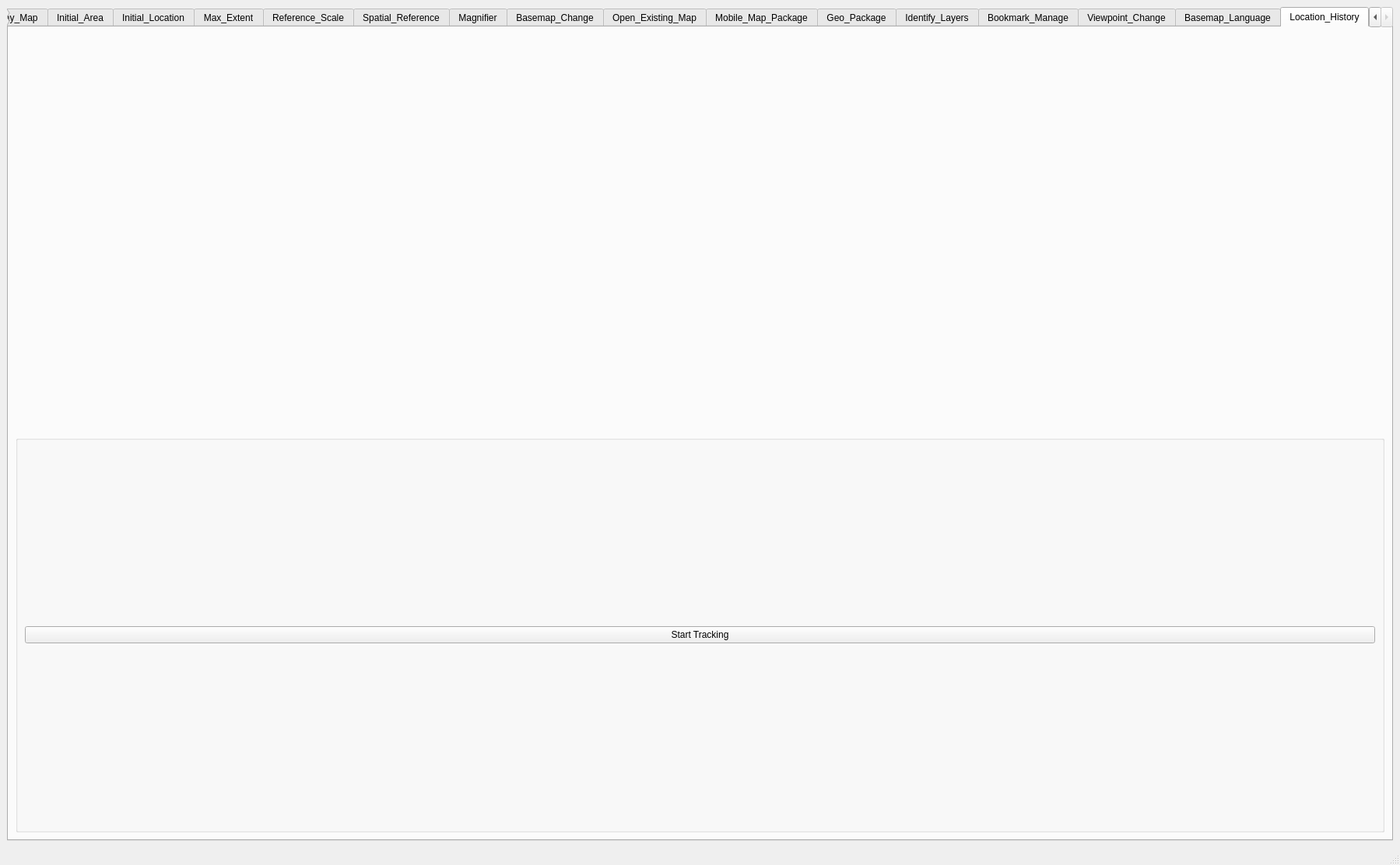
<?xml version="1.0" encoding="UTF-8"?>
<ui version="4.0">
 <class>Main_Window</class>
 <widget class="QMainWindow" name="Main_Window">
  <property name="geometry">
   <rect>
    <x>0</x>
    <y>0</y>
    <width>1799</width>
    <height>1112</height>
   </rect>
  </property>
  <property name="windowTitle">
   <string>MainWindow</string>
  </property>
  <widget class="QWidget" name="centralwidget">
   <layout class="QGridLayout" name="gridLayout">
    <item row="0" column="0">
     <widget class="QTabWidget" name="tabWidget">
      <property name="currentIndex">
       <number>15</number>
      </property>
      <widget class="QWidget" name="tab">
       <attribute name="title">
        <string>Display_Map</string>
       </attribute>
       <layout class="QGridLayout" name="gridLayout_2">
        <item row="0" column="0">
         <widget class="Display_Map" name="widget" native="true"/>
        </item>
        <item row="1" column="0">
         <widget class="QLabel" name="map_load_status">
          <property name="text">
           <string>load status:</string>
          </property>
          <property name="alignment">
           <set>Qt::AlignmentFlag::AlignCenter</set>
          </property>
         </widget>
        </item>
       </layout>
      </widget>
      <widget class="QWidget" name="tab_5">
       <attribute name="title">
        <string>Initial_Area</string>
       </attribute>
       <layout class="QGridLayout" name="gridLayout_6">
        <item row="0" column="0">
         <widget class="Initial_Area" name="widget_5" native="true"/>
        </item>
       </layout>
      </widget>
      <widget class="QWidget" name="tab_6">
       <attribute name="title">
        <string>Initial_Location</string>
       </attribute>
       <layout class="QGridLayout" name="gridLayout_7">
        <item row="0" column="0">
         <widget class="Initial_Location" name="widget_6" native="true"/>
        </item>
       </layout>
      </widget>
      <widget class="QWidget" name="tab_10">
       <attribute name="title">
        <string>Max_Extent</string>
       </attribute>
       <layout class="QGridLayout" name="gridLayout_8">
        <item row="0" column="0">
         <widget class="Viewpoint_Max_Extent" name="widget_10" native="true"/>
        </item>
       </layout>
      </widget>
      <widget class="QWidget" name="tab_11">
       <attribute name="title">
        <string>Reference_Scale</string>
       </attribute>
       <layout class="QHBoxLayout" name="horizontalLayout_8" stretch="1,4">
        <item>
         <widget class="QGroupBox" name="groupBox_4">
          <property name="title">
           <string/>
          </property>
          <layout class="QVBoxLayout" name="verticalLayout_5">
           <item>
            <layout class="QHBoxLayout" name="horizontalLayout_7">
             <item>
              <widget class="QLabel" name="label_8">
               <property name="text">
                <string>1:</string>
               </property>
               <property name="alignment">
                <set>Qt::AlignmentFlag::AlignRight|Qt::AlignmentFlag::AlignTrailing|Qt::AlignmentFlag::AlignVCenter</set>
               </property>
              </widget>
             </item>
             <item>
              <widget class="QComboBox" name="reference_scale_select">
               <item>
                <property name="text">
                 <string>500000</string>
                </property>
               </item>
               <item>
                <property name="text">
                 <string>250000</string>
                </property>
               </item>
               <item>
                <property name="text">
                 <string>100000</string>
                </property>
               </item>
               <item>
                <property name="text">
                 <string>50000</string>
                </property>
               </item>
              </widget>
             </item>
            </layout>
           </item>
           <item>
            <widget class="QPushButton" name="button_reference_scale_syncronize">
             <property name="text">
              <string>Set Map Scale to Reference Scale</string>
             </property>
            </widget>
           </item>
           <item>
            <widget class="QListWidget" name="reference_operational_layers_list"/>
           </item>
          </layout>
         </widget>
        </item>
        <item>
         <widget class="Map_Reference_Scale" name="widget_11" native="true"/>
        </item>
       </layout>
      </widget>
      <widget class="QWidget" name="tab_4">
       <attribute name="title">
        <string>Spatial_Reference</string>
       </attribute>
       <layout class="QGridLayout" name="gridLayout_5">
        <item row="0" column="0">
         <widget class="Map_Spatial_Reference" name="widget_4" native="true"/>
        </item>
       </layout>
      </widget>
      <widget class="QWidget" name="tab_12">
       <attribute name="title">
        <string>Magnifier</string>
       </attribute>
       <layout class="QGridLayout" name="gridLayout_9">
        <item row="0" column="0">
         <widget class="Map_Magnifier" name="widget_12" native="true"/>
        </item>
       </layout>
      </widget>
      <widget class="QWidget" name="tab_2">
       <attribute name="title">
        <string>Basemap_Change</string>
       </attribute>
       <layout class="QVBoxLayout" name="verticalLayout">
        <item>
         <widget class="Basemap_Change" name="widget_2" native="true"/>
        </item>
        <item>
         <widget class="QComboBox" name="basemap_change">
          <item>
           <property name="text">
            <string>Topographic</string>
           </property>
          </item>
          <item>
           <property name="text">
            <string>Streets</string>
           </property>
          </item>
          <item>
           <property name="text">
            <string>Imagery</string>
           </property>
          </item>
          <item>
           <property name="text">
            <string>Oceans</string>
           </property>
          </item>
         </widget>
        </item>
       </layout>
      </widget>
      <widget class="QWidget" name="tab_7">
       <attribute name="title">
        <string>Open_Existing_Map</string>
       </attribute>
       <layout class="QVBoxLayout" name="verticalLayout_2">
        <item>
         <widget class="Open_Existing_Map" name="widget_7" native="true"/>
        </item>
        <item>
         <layout class="QHBoxLayout" name="horizontalLayout_4">
          <item>
           <widget class="QComboBox" name="map_select">
            <item>
             <property name="text">
              <string>Population Pressure</string>
             </property>
            </item>
            <item>
             <property name="text">
              <string>Terrestrial Ecosystems of the World</string>
             </property>
            </item>
            <item>
             <property name="text">
              <string>Geology of United States</string>
             </property>
            </item>
           </widget>
          </item>
          <item>
           <widget class="QPushButton" name="button_map_open">
            <property name="text">
             <string>Open</string>
            </property>
           </widget>
          </item>
         </layout>
        </item>
       </layout>
      </widget>
      <widget class="QWidget" name="tab_13">
       <attribute name="title">
        <string>Mobile_Map_Package</string>
       </attribute>
       <layout class="QGridLayout" name="gridLayout_10">
        <item row="0" column="0">
         <widget class="Mobile_Map_Package" name="widget_13" native="true"/>
        </item>
       </layout>
      </widget>
      <widget class="QWidget" name="tab_14">
       <attribute name="title">
        <string>Geo_Package</string>
       </attribute>
       <layout class="QGridLayout" name="gridLayout_11">
        <item row="0" column="0">
         <widget class="Geo_Package" name="widget_14" native="true"/>
        </item>
       </layout>
      </widget>
      <widget class="QWidget" name="tab_15">
       <attribute name="title">
        <string>Identify_Layers</string>
       </attribute>
       <layout class="QGridLayout" name="gridLayout_12">
        <item row="0" column="0">
         <widget class="Identify_Layers" name="widget_15" native="true"/>
        </item>
       </layout>
      </widget>
      <widget class="QWidget" name="tab_8">
       <attribute name="title">
        <string>Bookmark_Manage</string>
       </attribute>
       <layout class="QHBoxLayout" name="horizontalLayout_5" stretch="0,4">
        <item>
         <widget class="QGroupBox" name="groupBox_2">
          <property name="title">
           <string/>
          </property>
          <layout class="QVBoxLayout" name="verticalLayout_3">
           <item>
            <widget class="QListWidget" name="list_bookmark"/>
           </item>
           <item>
            <widget class="QPushButton" name="button_create_bookmark">
             <property name="text">
              <string>Create Bookmark Here</string>
             </property>
            </widget>
           </item>
          </layout>
         </widget>
        </item>
        <item>
         <widget class="Bookmark_Manage" name="widget_8" native="true"/>
        </item>
       </layout>
      </widget>
      <widget class="QWidget" name="tab_3">
       <attribute name="title">
        <string>Viewpoint_Change</string>
       </attribute>
       <layout class="QGridLayout" name="gridLayout_3">
        <item row="1" column="1">
         <widget class="QComboBox" name="viewpoint_change">
          <item>
           <property name="text">
            <string>Center</string>
           </property>
          </item>
          <item>
           <property name="text">
            <string>Center and scale</string>
           </property>
          </item>
          <item>
           <property name="text">
            <string>Geometry</string>
           </property>
          </item>
          <item>
           <property name="text">
            <string>Geometry and padding</string>
           </property>
          </item>
          <item>
           <property name="text">
            <string>Rotation</string>
           </property>
          </item>
          <item>
           <property name="text">
            <string>Scale: 1:5,000,000</string>
           </property>
          </item>
          <item>
           <property name="text">
            <string>Scale: 1:10,000,000</string>
           </property>
          </item>
          <item>
           <property name="text">
            <string>Animation</string>
           </property>
          </item>
         </widget>
        </item>
        <item row="0" column="1">
         <widget class="Viewpoint_Change" name="widget_3" native="true"/>
        </item>
        <item row="0" column="0">
         <widget class="QGroupBox" name="groupBox">
          <property name="title">
           <string>Control</string>
          </property>
          <layout class="QGridLayout" name="gridLayout_4">
           <item row="2" column="0" colspan="2">
            <widget class="QLabel" name="label_5">
             <property name="text">
              <string>Hawaii: -157.564, 20.677</string>
             </property>
             <property name="alignment">
              <set>Qt::AlignmentFlag::AlignCenter</set>
             </property>
            </widget>
           </item>
           <item row="9" column="0" colspan="2">
            <widget class="QPushButton" name="viewpoint_change_scale">
             <property name="text">
              <string>Scale</string>
             </property>
            </widget>
           </item>
           <item row="3" column="0" colspan="2">
            <widget class="QPushButton" name="viewpoint_change_center_scale">
             <property name="text">
              <string>Center_scale</string>
             </property>
            </widget>
           </item>
           <item row="8" column="0" colspan="2">
            <layout class="QHBoxLayout" name="horizontalLayout">
             <item>
              <widget class="QLabel" name="label">
               <property name="text">
                <string>1:</string>
               </property>
              </widget>
             </item>
             <item>
              <widget class="QLineEdit" name="viewpoint_scale_value">
               <property name="text">
                <string>5000000.0</string>
               </property>
              </widget>
             </item>
            </layout>
           </item>
           <item row="7" column="0" colspan="2">
            <widget class="QPushButton" name="viewpoint_change_rotate">
             <property name="text">
              <string>Rotate</string>
             </property>
            </widget>
           </item>
           <item row="11" column="0">
            <layout class="QHBoxLayout" name="horizontalLayout_2">
             <item>
              <widget class="QLabel" name="label_2">
               <property name="text">
                <string>duration</string>
               </property>
              </widget>
             </item>
             <item>
              <widget class="QLineEdit" name="viewpoint_animate_duration">
               <property name="text">
                <string>4</string>
               </property>
              </widget>
             </item>
            </layout>
           </item>
           <item row="5" column="0" colspan="2">
            <widget class="QPushButton" name="viewpoint_change_geometry">
             <property name="text">
              <string>Geometry</string>
             </property>
            </widget>
           </item>
           <item row="12" column="0" colspan="2">
            <widget class="QPushButton" name="viewpoint_change_scale_animationCurve">
             <property name="text">
              <string>Scale_AnimationCurve</string>
             </property>
            </widget>
           </item>
           <item row="6" column="0" colspan="2">
            <widget class="QPushButton" name="viewpoint_change_geometry_padding">
             <property name="text">
              <string>Geometry_Padding</string>
             </property>
            </widget>
           </item>
           <item row="1" column="0" colspan="2">
            <widget class="QPushButton" name="viewpoint_change_center">
             <property name="text">
              <string>Center</string>
             </property>
            </widget>
           </item>
           <item row="4" column="0" colspan="2">
            <widget class="QLabel" name="label_6">
             <property name="text">
              <string>Beijing Area: 116.380, 39.920, 116.400, 39.940</string>
             </property>
             <property name="alignment">
              <set>Qt::AlignmentFlag::AlignCenter</set>
             </property>
            </widget>
           </item>
           <item row="11" column="1">
            <layout class="QHBoxLayout" name="horizontalLayout_3">
             <item>
              <widget class="QLabel" name="label_3">
               <property name="text">
                <string>animatetype</string>
               </property>
              </widget>
             </item>
             <item>
              <widget class="QComboBox" name="viewpoint_animate_type">
               <item>
                <property name="text">
                 <string>EaseInOutCubic</string>
                </property>
               </item>
              </widget>
             </item>
            </layout>
           </item>
           <item row="0" column="0" colspan="2">
            <widget class="QLabel" name="label_4">
             <property name="text">
              <string>Esri_Headquarters: -117.195681, 34.056218</string>
             </property>
             <property name="alignment">
              <set>Qt::AlignmentFlag::AlignCenter</set>
             </property>
            </widget>
           </item>
           <item row="10" column="0" colspan="2">
            <widget class="QLabel" name="label_7">
             <property name="text">
              <string>View Point Spring: Envelope(-12338668, 5546908, -12338247, 5547223)</string>
             </property>
             <property name="alignment">
              <set>Qt::AlignmentFlag::AlignCenter</set>
             </property>
            </widget>
           </item>
          </layout>
         </widget>
        </item>
       </layout>
      </widget>
      <widget class="QWidget" name="tab_9">
       <attribute name="title">
        <string>Basemap_Language</string>
       </attribute>
       <layout class="QVBoxLayout" name="verticalLayout_4">
        <item>
         <widget class="Basemap_Language" name="widget_9" native="true"/>
        </item>
        <item>
         <widget class="QGroupBox" name="groupBox_3">
          <property name="title">
           <string>GroupBox</string>
          </property>
          <layout class="QHBoxLayout" name="horizontalLayout_6">
           <item>
            <widget class="QComboBox" name="basemap_language_select">
             <item>
              <property name="text">
               <string>none</string>
              </property>
             </item>
             <item>
              <property name="text">
               <string>Bulgarian</string>
              </property>
             </item>
             <item>
              <property name="text">
               <string>Greek</string>
              </property>
             </item>
             <item>
              <property name="text">
               <string>Turkish</string>
              </property>
             </item>
            </widget>
           </item>
           <item>
            <widget class="QPushButton" name="basemap_language_is_global">
             <property name="text">
              <string>Is Global</string>
             </property>
             <property name="checkable">
              <bool>true</bool>
             </property>
            </widget>
           </item>
          </layout>
         </widget>
        </item>
       </layout>
      </widget>
      <widget class="QWidget" name="tab_16">
       <attribute name="title">
        <string>Location_History</string>
       </attribute>
       <layout class="QVBoxLayout" name="verticalLayout_6">
        <item>
         <widget class="Location_History" name="widget_16" native="true"/>
        </item>
        <item>
         <widget class="QGroupBox" name="groupBox_5">
          <property name="title">
           <string/>
          </property>
          <layout class="QGridLayout" name="gridLayout_13">
           <item row="0" column="0">
            <widget class="QPushButton" name="pushButton">
             <property name="text">
              <string>Start Tracking</string>
             </property>
            </widget>
           </item>
          </layout>
         </widget>
        </item>
       </layout>
      </widget>
     </widget>
    </item>
   </layout>
  </widget>
  <widget class="QMenuBar" name="menubar">
   <property name="geometry">
    <rect>
     <x>0</x>
     <y>0</y>
     <width>1799</width>
     <height>29</height>
    </rect>
   </property>
  </widget>
  <widget class="QStatusBar" name="statusbar"/>
 </widget>
 <customwidgets>
  <customwidget>
   <class>Display_Map</class>
   <extends>QWidget</extends>
   <header location="global">Demo/Display_Map.hpp</header>
   <container>1</container>
  </customwidget>
  <customwidget>
   <class>Basemap_Change</class>
   <extends>QWidget</extends>
   <header location="global">Demo/Basemap_Change.hpp</header>
   <container>1</container>
  </customwidget>
  <customwidget>
   <class>Viewpoint_Change</class>
   <extends>QWidget</extends>
   <header location="global">Demo/Viewpoint_Change.hpp</header>
   <container>1</container>
  </customwidget>
  <customwidget>
   <class>Map_Spatial_Reference</class>
   <extends>QWidget</extends>
   <header location="global">Demo/Map_Spatial_Reference.hpp</header>
   <container>1</container>
  </customwidget>
  <customwidget>
   <class>Initial_Area</class>
   <extends>QWidget</extends>
   <header location="global">Demo/Initial_Area.hpp</header>
   <container>1</container>
  </customwidget>
  <customwidget>
   <class>Initial_Location</class>
   <extends>QWidget</extends>
   <header location="global">Demo/Initial_Location.hpp</header>
   <container>1</container>
  </customwidget>
  <customwidget>
   <class>Open_Existing_Map</class>
   <extends>QWidget</extends>
   <header location="global">Demo/Open_Existing_Map.hpp</header>
   <container>1</container>
  </customwidget>
  <customwidget>
   <class>Bookmark_Manage</class>
   <extends>QWidget</extends>
   <header location="global">Demo/Bookmark_Manage.hpp</header>
   <container>1</container>
  </customwidget>
  <customwidget>
   <class>Basemap_Language</class>
   <extends>QWidget</extends>
   <header location="global">Demo/Basemap_Language.hpp</header>
   <container>1</container>
  </customwidget>
  <customwidget>
   <class>Viewpoint_Max_Extent</class>
   <extends>QWidget</extends>
   <header location="global">Demo/Viewpoint_Max_Extent.hpp</header>
   <container>1</container>
  </customwidget>
  <customwidget>
   <class>Map_Reference_Scale</class>
   <extends>QWidget</extends>
   <header location="global">Demo/Map_Reference_Scale.hpp</header>
   <container>1</container>
  </customwidget>
  <customwidget>
   <class>Map_Magnifier</class>
   <extends>QWidget</extends>
   <header location="global">Demo/Map_Magnifier.hpp</header>
   <container>1</container>
  </customwidget>
  <customwidget>
   <class>Mobile_Map_Package</class>
   <extends>QWidget</extends>
   <header location="global">Demo/Mobile_Map_Package.hpp</header>
   <container>1</container>
  </customwidget>
  <customwidget>
   <class>Geo_Package</class>
   <extends>QWidget</extends>
   <header location="global">Demo/Geo_Package.hpp</header>
   <container>1</container>
  </customwidget>
  <customwidget>
   <class>Identify_Layers</class>
   <extends>QWidget</extends>
   <header location="global">Demo/Identify_Layers.hpp</header>
   <container>1</container>
  </customwidget>
  <customwidget>
   <class>Location_History</class>
   <extends>QWidget</extends>
   <header location="global">Demo/Location_History.hpp</header>
   <container>1</container>
  </customwidget>
 </customwidgets>
 <resources/>
 <connections/>
</ui>
